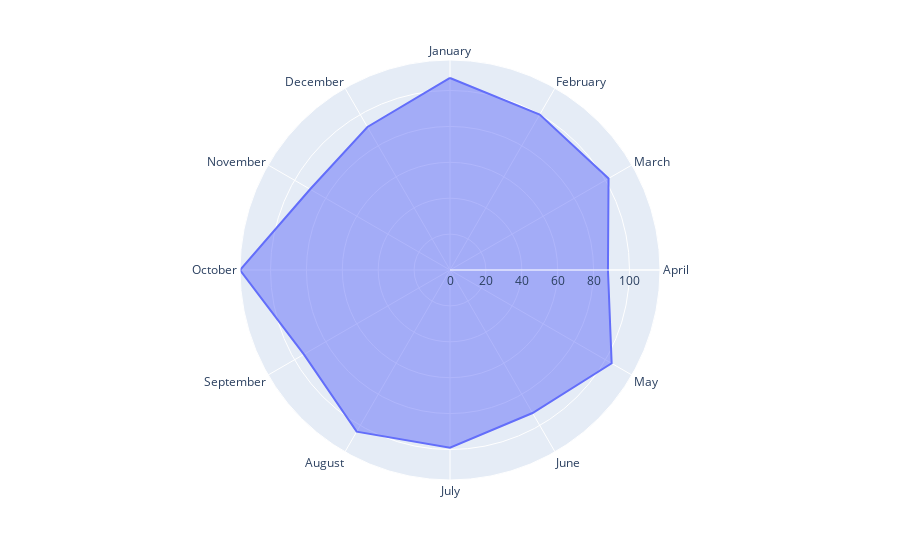

Notebook cell for this chart:
### Code cell
fig = px.line_polar(df, r= dec, theta= months, line_close=True)
fig.update_traces(fill='toself')
fig.show()

### Figure 1 — Plotly figure (JSON) as saved in the notebook; plotly's stock layout.template omitted (floating-point values rounded to 4 significant figures)
{"data": [{"fill": "toself", "hovertemplate": "r=%{r}<br>theta=%{theta}<extra></extra>", "legendgroup": "", "line": {"color": "#636efa", "dash": "solid"}, "marker": {"symbol": "circle"}, "mode": "lines", "name": "", "r": [107, 100, 102, 88, 104, 92, 99, 104, 94, 117, 90, 92, 107], "showlegend": false, "subplot": "polar", "theta": ["January", "February", "March", "April", "May", "June", "July", "August", "September", "October", "November", "December", "January"], "type": "scatterpolar"}], "layout": {"legend": {"tracegroupgap": 0}, "margin": {"t": 60}, "polar": {"angularaxis": {"direction": "clockwise", "rotation": 90}, "domain": {"x": [0, 1], "y": [0, 1]}}}}
